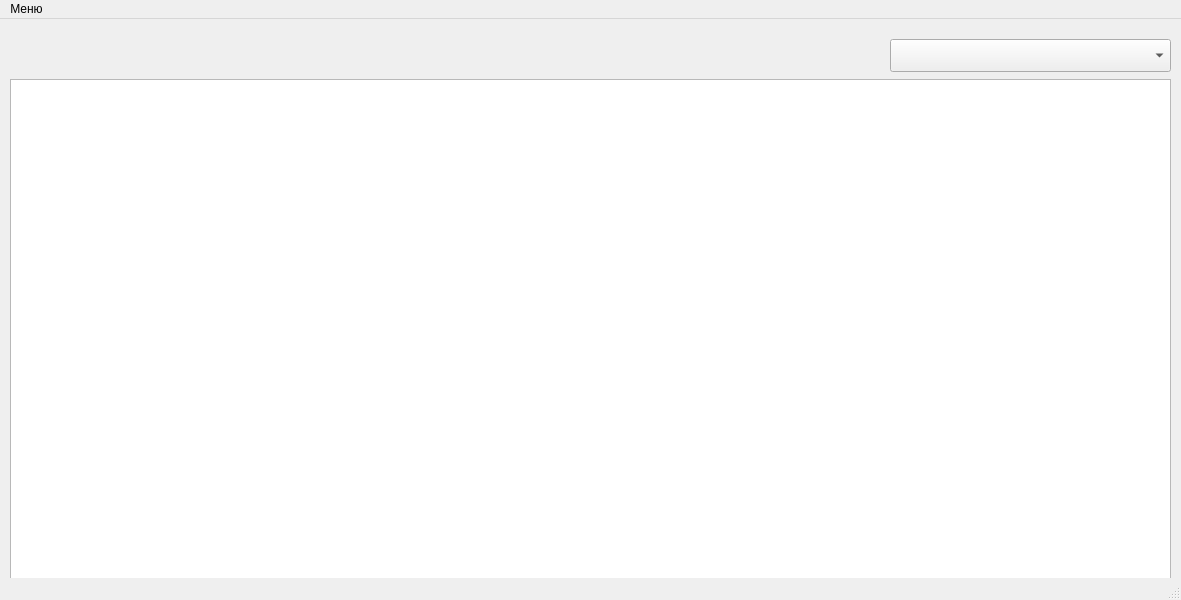
<?xml version="1.0" encoding="UTF-8"?>
<ui version="4.0">
 <class>sql_window</class>
 <widget class="QMainWindow" name="sql_window">
  <property name="geometry">
   <rect>
    <x>0</x>
    <y>0</y>
    <width>1181</width>
    <height>600</height>
   </rect>
  </property>
  <property name="windowTitle">
   <string>Окно БД</string>
  </property>
  <widget class="QWidget" name="centralwidget">
   <widget class="QTableWidget" name="tableWidget">
    <property name="geometry">
     <rect>
      <x>10</x>
      <y>60</y>
      <width>1161</width>
      <height>501</height>
     </rect>
    </property>
   </widget>
   <widget class="QComboBox" name="comboBox">
    <property name="geometry">
     <rect>
      <x>890</x>
      <y>20</y>
      <width>281</width>
      <height>33</height>
     </rect>
    </property>
   </widget>
   <widget class="QLabel" name="label">
    <property name="geometry">
     <rect>
      <x>10</x>
      <y>10</y>
      <width>521</width>
      <height>21</height>
     </rect>
    </property>
    <property name="text">
     <string/>
    </property>
   </widget>
   <widget class="QLabel" name="label_2">
    <property name="geometry">
     <rect>
      <x>10</x>
      <y>30</y>
      <width>731</width>
      <height>21</height>
     </rect>
    </property>
    <property name="text">
     <string/>
    </property>
   </widget>
  </widget>
  <widget class="QMenuBar" name="menubar">
   <property name="geometry">
    <rect>
     <x>0</x>
     <y>0</y>
     <width>1181</width>
     <height>19</height>
    </rect>
   </property>
   <widget class="QMenu" name="menuSQLite_DB_Seer">
    <property name="title">
     <string>Меню</string>
    </property>
    <addaction name="openBD"/>
    <addaction name="exitTable"/>
   </widget>
   <addaction name="menuSQLite_DB_Seer"/>
  </widget>
  <widget class="QStatusBar" name="statusbar"/>
  <action name="openBD">
   <property name="text">
    <string>Открыть базу данных</string>
   </property>
  </action>
  <action name="exitTable">
   <property name="text">
    <string>Выйти</string>
   </property>
  </action>
 </widget>
 <resources/>
 <connections/>
</ui>
